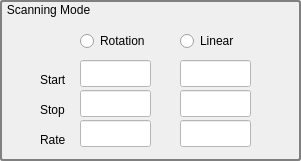
     <widget class="QGroupBox" name="groupBox_2">
      <property name="geometry">
       <rect>
        <x>1020</x>
        <y>150</y>
        <width>301</width>
        <height>161</height>
       </rect>
      </property>
      <property name="styleSheet">
       <string notr="true">QGroupBox { 
	border: 2px solid gray; 
	border-radius: 3px; 
}
QGroupBox::title { 
	background-color: transparent;
	subcontrol-position: top left; /* position at the top left*/ 
	padding:3 5px;
} </string>
      </property>
      <property name="title">
       <string>Scanning Mode</string>
      </property>
      <widget class="QRadioButton" name="radioButtonRotation">
       <property name="geometry">
        <rect>
         <x>80</x>
         <y>30</y>
         <width>81</width>
         <height>22</height>
        </rect>
       </property>
       <property name="text">
        <string>Rotation</string>
       </property>
      </widget>
      <widget class="QRadioButton" name="radioButtonLinear">
       <property name="geometry">
        <rect>
         <x>180</x>
         <y>30</y>
         <width>71</width>
         <height>22</height>
        </rect>
       </property>
       <property name="text">
        <string>Linear</string>
       </property>
      </widget>
      <widget class="QLineEdit" name="lineEditRotationStartTripod">
       <property name="geometry">
        <rect>
         <x>80</x>
         <y>60</y>
         <width>71</width>
         <height>27</height>
        </rect>
       </property>
       <property name="styleSheet">
        <string notr="true">background:rgb(255, 255, 255)</string>
       </property>
      </widget>
      <widget class="QLineEdit" name="lineEditRotationStopTripod">
       <property name="geometry">
        <rect>
         <x>80</x>
         <y>90</y>
         <width>71</width>
         <height>27</height>
        </rect>
       </property>
       <property name="styleSheet">
        <string notr="true">background:rgb(255, 255, 255)</string>
       </property>
      </widget>
      <widget class="QLineEdit" name="lineEditRotationVelocityTripod">
       <property name="geometry">
        <rect>
         <x>80</x>
         <y>120</y>
         <width>71</width>
         <height>27</height>
        </rect>
       </property>
       <property name="styleSheet">
        <string notr="true">background:rgb(255, 255, 255)</string>
       </property>
      </widget>
      <widget class="QLabel" name="label_118">
       <property name="geometry">
        <rect>
         <x>40</x>
         <y>70</y>
         <width>41</width>
         <height>20</height>
        </rect>
       </property>
       <property name="text">
        <string>Start</string>
       </property>
      </widget>
      <widget class="QLabel" name="label_119">
       <property name="geometry">
        <rect>
         <x>40</x>
         <y>100</y>
         <width>41</width>
         <height>20</height>
        </rect>
       </property>
       <property name="text">
        <string>Stop</string>
       </property>
      </widget>
      <widget class="QLabel" name="label_120">
       <property name="geometry">
        <rect>
         <x>40</x>
         <y>130</y>
         <width>41</width>
         <height>20</height>
        </rect>
       </property>
       <property name="text">
        <string>Rate</string>
       </property>
      </widget>
      <widget class="QLineEdit" name="lineEditDistanceStartTripod">
       <property name="geometry">
        <rect>
         <x>180</x>
         <y>60</y>
         <width>71</width>
         <height>27</height>
        </rect>
       </property>
       <property name="styleSheet">
        <string notr="true">background:rgb(255, 255, 255)</string>
       </property>
      </widget>
      <widget class="QLineEdit" name="lineEditDistanceVelocity">
       <property name="geometry">
        <rect>
         <x>180</x>
         <y>120</y>
         <width>71</width>
         <height>27</height>
        </rect>
       </property>
       <property name="styleSheet">
        <string notr="true">background:rgb(255, 255, 255)</string>
       </property>
      </widget>
      <widget class="QLineEdit" name="lineEditDistanceStopTripod">
       <property name="geometry">
        <rect>
         <x>180</x>
         <y>90</y>
         <width>71</width>
         <height>27</height>
        </rect>
       </property>
       <property name="styleSheet">
        <string notr="true">background:rgb(255, 255, 255)</string>
       </property>
      </widget>
      <zorder>radioButtonRotation</zorder>
      <zorder>radioButtonLinear</zorder>
      <zorder>label_118</zorder>
      <zorder>label_119</zorder>
      <zorder>label_120</zorder>
      <zorder>lineEditDistanceStartTripod</zorder>
      <zorder>lineEditDistanceVelocity</zorder>
      <zorder>lineEditDistanceStopTripod</zorder>
      <zorder>lineEditRotationVelocityTripod</zorder>
      <zorder>lineEditRotationStopTripod</zorder>
      <zorder>lineEditRotationStartTripod</zorder>
     </widget>
